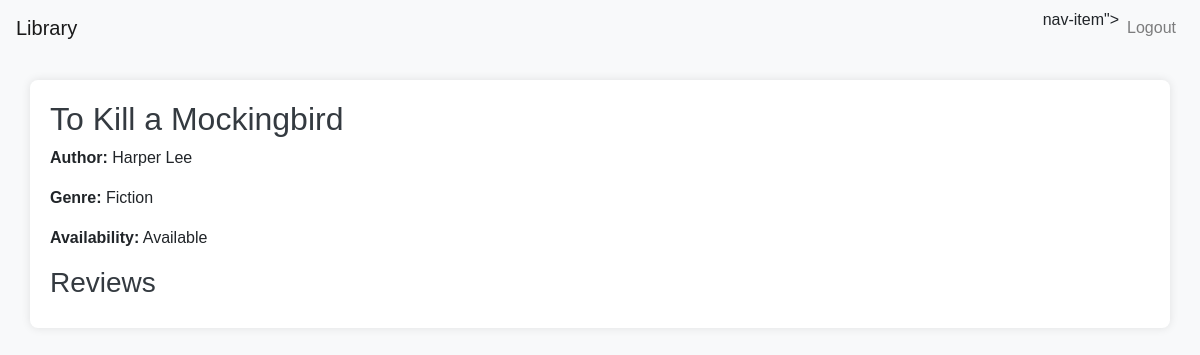
Page /book/1 (signed in) on the committed database.
### app/models.py (models this page shows)
class Book(db.Model):
    id = db.Column(db.Integer, primary_key=True)
    title = db.Column(db.String(150), nullable=False)
    author = db.Column(db.String(150), nullable=False)
    genre = db.Column(db.String(100), nullable=False)
    availability = db.Column(db.Boolean, default=True)

### app/routes.py (the view)
@main.route('/book/<int:book_id>', methods=['GET'])
@login_required
def book_details(book_id):
    book = Book.query.get_or_404(book_id)
    feedbacks = Feedback.query.filter_by(book_id=book_id).all()
    return render_template('book_details.html', book=book, feedbacks=feedbacks)

### app/__init__.py (called while the page is built)
def create_app():
    app = Flask(__name__)
    app.config['SECRET_KEY'] = 'sinigangmix'
    app.config['SQLALCHEMY_DATABASE_URI'] = 'sqlite:///library.db'
    db.init_app(app)
    login_manager.init_app(app)
    from .models import User
    @login_manager.user_loader
    def load_user(user_id):
        return User.query.get(int(user_id))
    from .routes import main as main_blueprint
    app.register_blueprint(main_blueprint)
    return app

### app/templates/book_details.html (shortened to what this page needs)
{% extends "base.html" %}
{% block content %}
<h2>{{ book.title }}</h2>
<p><strong>Author:</strong> {{ book.author }}</p>
<p><strong>Genre:</strong> {{ book.genre }}</p>
<p><strong>Availability:</strong> {{ 'Available' if book.availability else 'Borrowed' }}</p>
<h3>Reviews</h3>
{% endblock %}

### app/static/css/styles.css (style rules this page uses)
body { font-family: 'Arial', sans-serif; background-color: #f8f9fa; }
h1, h2, h3 { color: #343a40; }

### rows in the picture
Book: title "To Kill a Mockingbird", author "Harper Lee", genre "Fiction", availability "Available"
